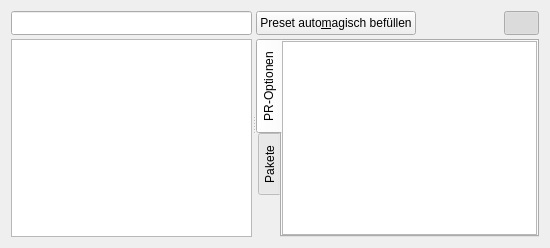
<?xml version="1.0" encoding="UTF-8"?>
<ui version="4.0">
 <class>PresetPage</class>
 <widget class="QWizardPage" name="PresetPage">
  <property name="geometry">
   <rect>
    <x>0</x>
    <y>0</y>
    <width>550</width>
    <height>248</height>
   </rect>
  </property>
  <property name="sizePolicy">
   <sizepolicy hsizetype="Expanding" vsizetype="Expanding">
    <horstretch>0</horstretch>
    <verstretch>0</verstretch>
   </sizepolicy>
  </property>
  <property name="windowTitle">
   <string>WizardPage</string>
  </property>
  <layout class="QVBoxLayout" name="verticalLayout">
   <item>
    <widget class="QSplitter" name="splitter">
     <property name="orientation">
      <enum>Qt::Horizontal</enum>
     </property>
     <widget class="QWidget" name="preset_widget" native="true">
      <layout class="QVBoxLayout" name="verticalLayout_2">
       <property name="spacing">
        <number>4</number>
       </property>
       <property name="leftMargin">
        <number>0</number>
       </property>
       <property name="topMargin">
        <number>0</number>
       </property>
       <property name="rightMargin">
        <number>0</number>
       </property>
       <property name="bottomMargin">
        <number>0</number>
       </property>
       <item>
        <layout class="QHBoxLayout" name="line_edit_layout_left">
         <item>
          <widget class="QLineEdit" name="line_edit_preset">
           <property name="minimumSize">
            <size>
             <width>0</width>
             <height>24</height>
            </size>
           </property>
          </widget>
         </item>
        </layout>
       </item>
       <item>
        <widget class="QTreeView" name="preset_tree"/>
       </item>
      </layout>
     </widget>
     <widget class="QWidget" name="option_widget" native="true">
      <layout class="QVBoxLayout" name="verticalLayout_3">
       <property name="spacing">
        <number>4</number>
       </property>
       <property name="leftMargin">
        <number>0</number>
       </property>
       <property name="topMargin">
        <number>0</number>
       </property>
       <property name="rightMargin">
        <number>0</number>
       </property>
       <property name="bottomMargin">
        <number>0</number>
       </property>
       <item>
        <layout class="QHBoxLayout" name="line_edit_layout_right">
         <property name="spacing">
          <number>6</number>
         </property>
         <item>
          <widget class="QPushButton" name="option_auto_btn">
           <property name="minimumSize">
            <size>
             <width>0</width>
             <height>24</height>
            </size>
           </property>
           <property name="maximumSize">
            <size>
             <width>16777215</width>
             <height>32</height>
            </size>
           </property>
           <property name="whatsThis">
            <string>Aktuelles Preset automagisch mit nicht verwendeten Optionen befüllen. Bezugs-, Sitz-, Leder oder Fahrwerksoptionen werden ignoriert.</string>
           </property>
           <property name="text">
            <string>Preset auto&amp;magisch befüllen</string>
           </property>
           <property name="icon">
            <iconset resource="res/gui_resource.qrc">
             <normaloff>:/main/qub_button.png</normaloff>:/main/qub_button.png</iconset>
           </property>
           <property name="iconSize">
            <size>
             <width>28</width>
             <height>28</height>
            </size>
           </property>
          </widget>
         </item>
         <item>
          <widget class="QPushButton" name="option_tree_btn">
           <property name="minimumSize">
            <size>
             <width>0</width>
             <height>24</height>
            </size>
           </property>
           <property name="maximumSize">
            <size>
             <width>35</width>
             <height>32</height>
            </size>
           </property>
           <property name="whatsThis">
            <string>Bereits verwendete Optionen ein- oder ausblenden.</string>
           </property>
           <property name="text">
            <string/>
           </property>
           <property name="icon">
            <iconset resource="res/gui_resource.qrc">
             <normaloff>:/type/options.png</normaloff>
             <normalon>:/main/options-neg.png</normalon>:/type/options.png</iconset>
           </property>
           <property name="iconSize">
            <size>
             <width>28</width>
             <height>28</height>
            </size>
           </property>
           <property name="checkable">
            <bool>true</bool>
           </property>
           <property name="checked">
            <bool>false</bool>
           </property>
           <property name="flat">
            <bool>true</bool>
           </property>
          </widget>
         </item>
         <item>
          <widget class="QPushButton" name="option_hide_btn">
           <property name="minimumSize">
            <size>
             <width>0</width>
             <height>24</height>
            </size>
           </property>
           <property name="maximumSize">
            <size>
             <width>35</width>
             <height>32</height>
            </size>
           </property>
           <property name="whatsThis">
            <string>Bereits verwendete Optionen ein- oder ausblenden.</string>
           </property>
           <property name="text">
            <string/>
           </property>
           <property name="icon">
            <iconset resource="res/gui_resource.qrc">
             <normaloff>:/main/eye.png</normaloff>
             <normalon>:/main/eye-disabled.png</normalon>:/main/eye.png</iconset>
           </property>
           <property name="iconSize">
            <size>
             <width>28</width>
             <height>28</height>
            </size>
           </property>
           <property name="checkable">
            <bool>true</bool>
           </property>
           <property name="flat">
            <bool>true</bool>
           </property>
          </widget>
         </item>
         <item>
          <widget class="QPushButton" name="option_lock_btn">
           <property name="minimumSize">
            <size>
             <width>0</width>
             <height>24</height>
            </size>
           </property>
           <property name="maximumSize">
            <size>
             <width>35</width>
             <height>32</height>
            </size>
           </property>
           <property name="whatsThis">
            <string>Bereits verwendete Optionen für die Bearbeitung sperren.</string>
           </property>
           <property name="text">
            <string/>
           </property>
           <property name="icon">
            <iconset resource="res/gui_resource.qrc">
             <normaloff>:/main/lock_open.png</normaloff>
             <normalon>:/main/lock.png</normalon>:/main/lock_open.png</iconset>
           </property>
           <property name="iconSize">
            <size>
             <width>28</width>
             <height>28</height>
            </size>
           </property>
           <property name="checkable">
            <bool>true</bool>
           </property>
           <property name="checked">
            <bool>true</bool>
           </property>
           <property name="flat">
            <bool>true</bool>
           </property>
          </widget>
         </item>
        </layout>
       </item>
       <item>
        <widget class="QTabWidget" name="option_tab_widget">
         <property name="tabPosition">
          <enum>QTabWidget::West</enum>
         </property>
         <property name="currentIndex">
          <number>0</number>
         </property>
         <widget class="QWidget" name="option_tab">
          <attribute name="icon">
           <iconset resource="res/gui_resource.qrc">
            <normaloff>:/type/options.png</normaloff>:/type/options.png</iconset>
          </attribute>
          <attribute name="title">
           <string>PR-Optionen</string>
          </attribute>
          <layout class="QVBoxLayout" name="verticalLayout_4">
           <property name="spacing">
            <number>0</number>
           </property>
           <property name="leftMargin">
            <number>0</number>
           </property>
           <property name="topMargin">
            <number>0</number>
           </property>
           <property name="rightMargin">
            <number>0</number>
           </property>
           <property name="bottomMargin">
            <number>0</number>
           </property>
           <item>
            <widget class="QTreeView" name="option_tree"/>
           </item>
          </layout>
         </widget>
         <widget class="QWidget" name="pkg_tab">
          <attribute name="icon">
           <iconset resource="res/gui_resource.qrc">
            <normaloff>:/type/pkg.png</normaloff>:/type/pkg.png</iconset>
          </attribute>
          <attribute name="title">
           <string>Pakete</string>
          </attribute>
          <layout class="QVBoxLayout" name="verticalLayout_5">
           <property name="spacing">
            <number>0</number>
           </property>
           <property name="leftMargin">
            <number>0</number>
           </property>
           <property name="topMargin">
            <number>0</number>
           </property>
           <property name="rightMargin">
            <number>0</number>
           </property>
           <property name="bottomMargin">
            <number>0</number>
           </property>
           <item>
            <widget class="QTreeView" name="pkg_tree"/>
           </item>
          </layout>
         </widget>
        </widget>
       </item>
      </layout>
     </widget>
    </widget>
   </item>
  </layout>
 </widget>
 <resources>
  <include location="res/gui_resource.qrc"/>
 </resources>
 <connections/>
</ui>
